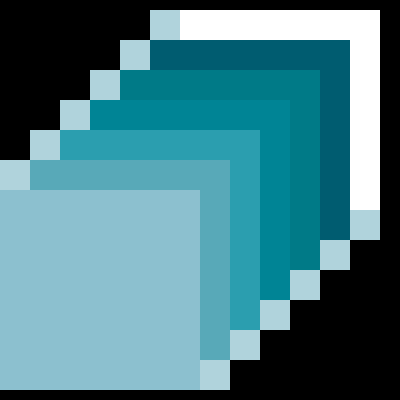
Frame 1 (no input)
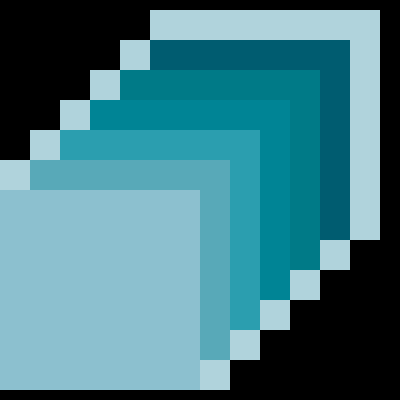
Frame 60 (the mouse pressed at the canvas centre just before this capture)
Frame 120 (the mouse held since frame 60 and released just before this capture): identical to frame 60, image omitted

The Processing sketch that drew these frames (run headless with seeded random() and noise(); from frame 60 on, the mouse is pressed at the canvas centre):

// Processing sketch: p2
// ── p2.pde

void setup (){
  size (400,400);
  background(0);
}
 
  void draw (){
    noStroke();
    rect (180,10,200,200);
    fill(0,92,112);
    rect (150,40,200,200);
    fill(0,122,135);
    rect (120,70,200,200);
    fill(0,132,149);
    rect (90,100,200,200);
    fill(43,158,175);
    rect (60,130,200,200);
    fill(88,169,184);
    rect (30,160,200,200);
    fill(140,192,207);
    rect (0,190,200,200);
    fill(176,211,220);
    
    rect (0,160,30,30);
    rect (30,130,30,30);
    rect (60,100,30,30);
    rect (90,70,30,30);
    rect (120,40,30,30);
   rect (150,10,30,30);
    
    rect (200,360,30,30);
    rect (230,330,30,30);
    rect (260,300,30,30);
    rect (290,270,30,30);
    rect (320,240,30,30);
    rect (350,210,30,30);
   
    
  }
